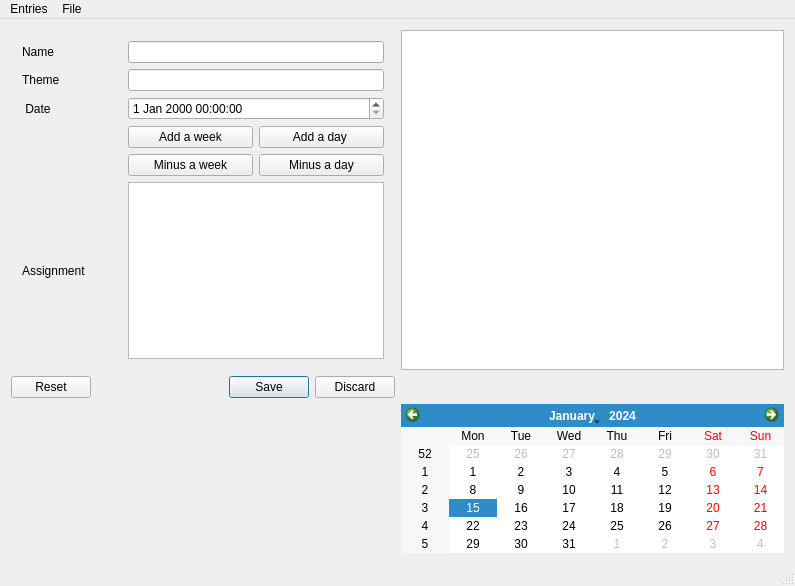
<?xml version="1.0" encoding="UTF-8"?>
<ui version="4.0">
 <class>MainWindow</class>
 <widget class="QMainWindow" name="MainWindow">
  <property name="geometry">
   <rect>
    <x>0</x>
    <y>0</y>
    <width>795</width>
    <height>586</height>
   </rect>
  </property>
  <property name="windowTitle">
   <string>MainWindow</string>
  </property>
  <widget class="QWidget" name="centralWidget">
   <layout class="QGridLayout" name="gridLayout_2">
    <item row="0" column="1">
     <widget class="QTextEdit" name="textEdit"/>
    </item>
    <item row="2" column="1">
     <widget class="QCalendarWidget" name="calendarWidget"/>
    </item>
    <item row="0" column="0">
     <widget class="QStackedWidget" name="stackedWidget">
      <property name="currentIndex">
       <number>1</number>
      </property>
      <widget class="QWidget" name="listpage">
       <layout class="QGridLayout" name="gridLayout">
        <item row="0" column="0">
         <widget class="QListWidget" name="listWidget"/>
        </item>
       </layout>
      </widget>
      <widget class="QWidget" name="detailpage">
       <layout class="QGridLayout" name="gridLayout_3">
        <item row="0" column="0">
         <widget class="QLabel" name="classeslabel">
          <property name="text">
           <string>Name</string>
          </property>
         </widget>
        </item>
        <item row="0" column="1" colspan="2">
         <widget class="QLineEdit" name="nameEdit"/>
        </item>
        <item row="1" column="0">
         <widget class="QLabel" name="themelabel">
          <property name="text">
           <string>Theme</string>
          </property>
         </widget>
        </item>
        <item row="1" column="1" colspan="2">
         <widget class="QLineEdit" name="themeEdit"/>
        </item>
        <item row="2" column="0">
         <widget class="QLabel" name="datelabel">
          <property name="text">
           <string> Date</string>
          </property>
         </widget>
        </item>
        <item row="2" column="1" colspan="2">
         <widget class="QDateTimeEdit" name="expirationdateEdit"/>
        </item>
        <item row="3" column="1">
         <widget class="QPushButton" name="Button1">
          <property name="text">
           <string>Add a week</string>
          </property>
         </widget>
        </item>
        <item row="3" column="2">
         <widget class="QPushButton" name="Button2">
          <property name="text">
           <string>Add a day </string>
          </property>
         </widget>
        </item>
        <item row="4" column="1">
         <widget class="QPushButton" name="Button3">
          <property name="text">
           <string>Minus a week</string>
          </property>
         </widget>
        </item>
        <item row="4" column="2">
         <widget class="QPushButton" name="Button4">
          <property name="text">
           <string>Minus a day</string>
          </property>
         </widget>
        </item>
        <item row="5" column="0">
         <widget class="QLabel" name="assignmentlabel">
          <property name="text">
           <string>Assignment</string>
          </property>
         </widget>
        </item>
        <item row="5" column="1" colspan="2">
         <widget class="QPlainTextEdit" name="assignmentEdit"/>
        </item>
       </layout>
      </widget>
     </widget>
    </item>
    <item row="1" column="0">
     <widget class="QDialogButtonBox" name="buttonBox">
      <property name="standardButtons">
       <set>QDialogButtonBox::Discard|QDialogButtonBox::Reset|QDialogButtonBox::Save</set>
      </property>
     </widget>
    </item>
   </layout>
  </widget>
  <widget class="QStatusBar" name="statusBar"/>
  <widget class="QMenuBar" name="menuBar">
   <property name="geometry">
    <rect>
     <x>0</x>
     <y>0</y>
     <width>795</width>
     <height>22</height>
    </rect>
   </property>
   <widget class="QMenu" name="menuEntries">
    <property name="title">
     <string>Entries</string>
    </property>
    <addaction name="actionAdd"/>
    <addaction name="actionEdit"/>
    <addaction name="actionRemove"/>
   </widget>
   <widget class="QMenu" name="menuFile">
    <property name="title">
     <string>File</string>
    </property>
    <addaction name="actionOpen"/>
    <addaction name="actionNew"/>
    <addaction name="actionSave"/>
   </widget>
   <addaction name="menuEntries"/>
   <addaction name="menuFile"/>
  </widget>
  <action name="actionOpen">
   <property name="checkable">
    <bool>true</bool>
   </property>
   <property name="checked">
    <bool>true</bool>
   </property>
   <property name="text">
    <string>Open</string>
   </property>
  </action>
  <action name="actionNew">
   <property name="text">
    <string>New</string>
   </property>
  </action>
  <action name="actionAdd">
   <property name="text">
    <string>Add</string>
   </property>
  </action>
  <action name="actionEdit">
   <property name="text">
    <string>Edit</string>
   </property>
  </action>
  <action name="actionRemove">
   <property name="text">
    <string>Remove</string>
   </property>
  </action>
  <action name="actionSave">
   <property name="checkable">
    <bool>true</bool>
   </property>
   <property name="checked">
    <bool>true</bool>
   </property>
   <property name="text">
    <string>Save</string>
   </property>
  </action>
 </widget>
 <layoutdefault spacing="6" margin="11"/>
 <resources/>
 <connections/>
</ui>
